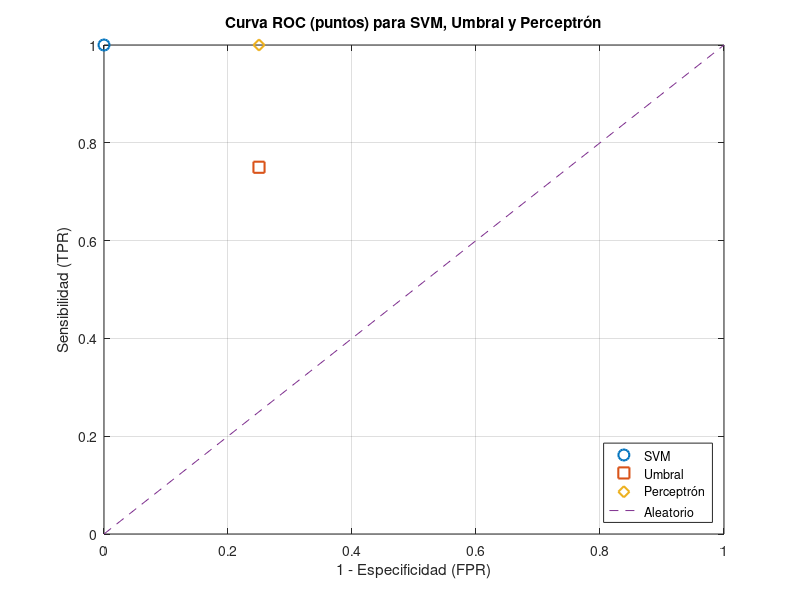

Source code (MATLAB):
% ========================================================================
% MATRICES DE CONFUSIÓN, MÉTRICAS Y CURVA ROC (PUNTOS)
% PARA: UMBRAL - PERCEPTRON - SVM
%
% Autor: Rodrigo Salazar Valencia
% Curso: Tratamiento de Imágenes - UNAD
% ========================================================================

clc; clear; close all;

%% ==========================================================
% 1. Tabla exacta suministrada por el estudiante
% ===========================================================

% Columnas: Experto | Umbral | Perceptron | SVM
datos = [
    0  0  1  0;
    1  0  1  1;
    0  0  0  0;
    1  1  1  1;
    0  1  0  0;
    1  1  1  1;
    0  0  0  0;
    1  1  1  1];

y_true   = datos(:,1);
y_thr    = datos(:,2);
y_perc   = datos(:,3);
y_svm    = datos(:,4);

%% ==========================================================
% 2. Funciones auxiliares para matriz de confusión y métricas
% ==========================================================

% Calcula VP, FP, FN, VN (positiva = clase 1)
calc_conf = @(yt,yp) deal( ...
    sum(yt==0 & yp==0), ... % VN
    sum(yt==0 & yp==1), ... % FP
    sum(yt==1 & yp==0), ... % FN
    sum(yt==1 & yp==1));    % VP

metricas = @(VP,FP,FN,VN) struct( ...
    'Exactitud',     (VP+VN)/(VP+VN+FP+FN), ...
    'Precision',    VP/(VP+FP+eps), ...
    'Sensibilidad', VP/(VP+FN+eps), ...   % Recall / TPR
    'Especificidad',VN/(VN+FP+eps), ...   % TNR
    'FPR',          1 - VN/(VN+FP+eps) ); % False Positive Rate

%% ==========================================================
% 3. UMBRAL
% ==========================================================

[VN_thr, FP_thr, FN_thr, VP_thr] = calc_conf(y_true, y_thr);
cm_thr = [VN_thr FP_thr; FN_thr VP_thr];
m_thr  = metricas(VP_thr, FP_thr, FN_thr, VN_thr);

%% ==========================================================
% 4. PERCEPTRÓN
% ==========================================================

[VN_per, FP_per, FN_per, VP_per] = calc_conf(y_true, y_perc);
cm_per = [VN_per FP_per; FN_per VP_per];
m_per  = metricas(VP_per, FP_per, FN_per, VN_per);

%% ==========================================================
% 5. SVM
% ==========================================================

[VN_svm, FP_svm, FN_svm, VP_svm] = calc_conf(y_true, y_svm);
cm_svm = [VN_svm FP_svm; FN_svm VP_svm];
m_svm  = metricas(VP_svm, FP_svm, FN_svm, VN_svm);

%% ==========================================================
% 6. Mostrar matrices de confusión y métricas
% ==========================================================

fprintf('\n====================== UMBRAL ======================\n');
disp('Matriz de confusión [Real x Pred]:');
disp(cm_thr);
disp(m_thr);

fprintf('\n====================== PERCEPTRON ==================\n');
disp('Matriz de confusión [Real x Pred]:');
disp(cm_per);
disp(m_per);

fprintf('\n====================== SVM =========================\n');
disp('Matriz de confusión [Real x Pred]:');
disp(cm_svm);
disp(m_svm);

%% ==========================================================
% 7. CURVA ROC (PUNTOS) COMO EN LA ACTIVIDAD ANTERIOR
% ==========================================================

FPR_svm = m_svm.FPR;
TPR_svm = m_svm.Sensibilidad;

FPR_thr = m_thr.FPR;
TPR_thr = m_thr.Sensibilidad;

FPR_per = m_per.FPR;
TPR_per = m_per.Sensibilidad;

figure;
plot(FPR_svm, TPR_svm, 'o', 'MarkerSize', 8, 'LineWidth',1.5); hold on;
plot(FPR_thr, TPR_thr, 's', 'MarkerSize', 8, 'LineWidth',1.5);
plot(FPR_per, TPR_per, 'd', 'MarkerSize', 8, 'LineWidth',1.5);

% Línea del clasificador aleatorio
plot([0 1], [0 1], '--');

xlim([0 1]); ylim([0 1]);
xlabel('1 - Especificidad (FPR)');
ylabel('Sensibilidad (TPR)');
title('Curva ROC (puntos) para SVM, Umbral y Perceptrón');
grid on;

legend('SVM','Umbral','Perceptrón','Aleatorio','Location','SouthEast');

disp(' ');
disp('✔ Curva ROC, matrices de confusión y métricas generadas correctamente.');
